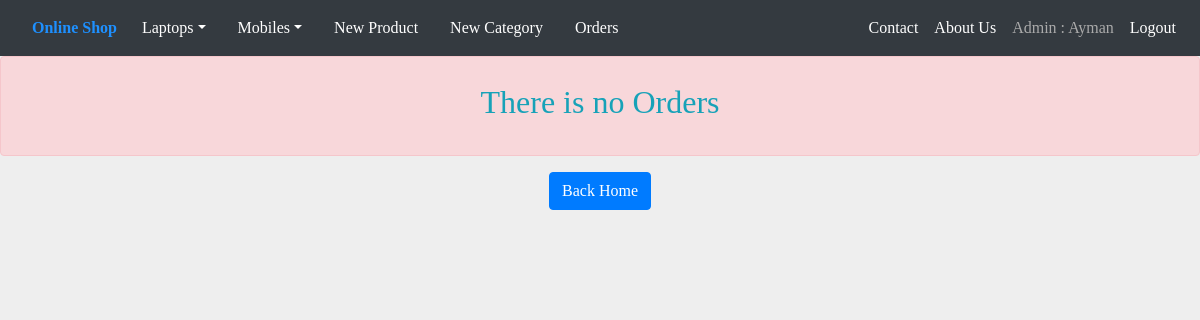
The page /orders.php (signed in) on the database as committed earlier.
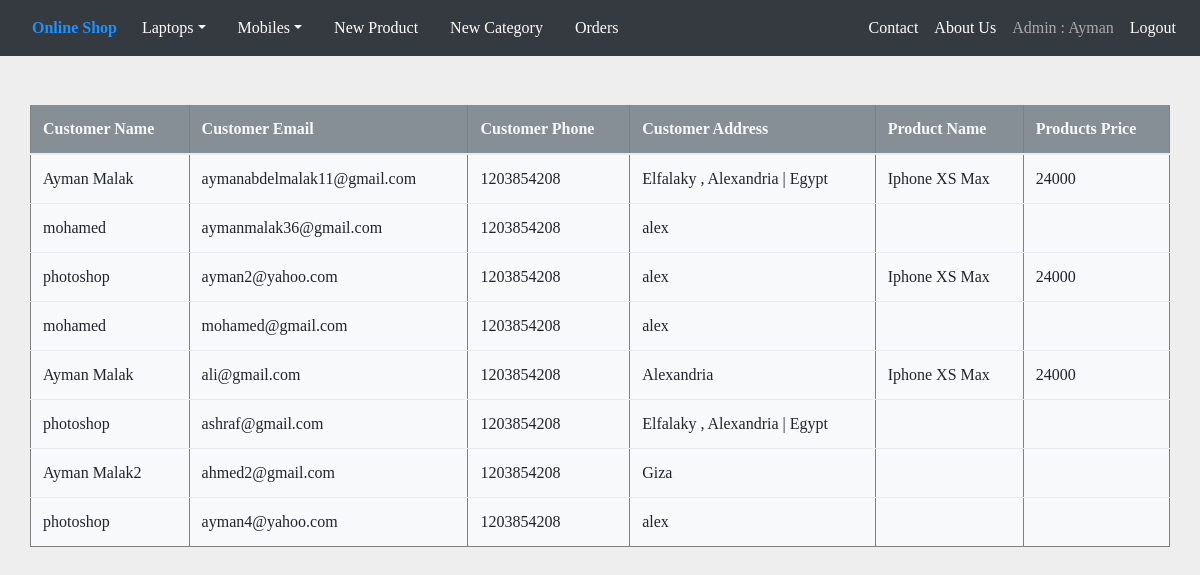
The same page on the database as committed later.
### tables this page shows
CREATE TABLE `orders` (
  `order_id` int(11) NOT NULL,
  `customerName` varchar(100) NOT NULL,
  `customerEmail` varchar(100) NOT NULL,
  `customerPhone` int(11) NOT NULL,
  `customerAddress` varchar(120) NOT NULL
);

CREATE TABLE `products` (
  `product_id` int(11) NOT NULL,
  `category_id` int(11) NOT NULL,
  `name` varchar(100) NOT NULL,
  `desc` text NOT NULL,
  `img` varchar(100) NOT NULL,
  `price` double NOT NULL,
  `quantity` int(11) NOT NULL,
  `created_at` datetime NOT NULL
);

### classes/Mysql.php (called while the page is built, shortened)
<?php
class Mysql
{
    public function connection()
    {
        $this->db_servername = 'localhost';
        $this->db_username = 'root';
        $this->db_password = '';
        $this->db_name = 'online_shop';
        return new mysqli($this->db_servername, $this->db_username, $this->db_password, $this->db_name);
    }
}

### classes/Order.php (called while the page is built, shortened)
<?php
require_once 'Mysql.php';
class Order extends Mysql
{
    public function getAll()
    {
        $query = "select * from orders";
        $result =  $this->connection()->query($query);
        $orders = [];
        if ($result->num_rows > 0) {
            while ($row = $result->fetch_assoc()) {
                array_push($orders, $row);
            }
        }
        return $orders;
    }
}

### classes/OrderDetails.php (called while the page is built, shortened)
<?php
require_once 'Mysql.php';
class OrderDetails extends Mysql
{
    public function getOne($id)
    {
        $query = "select * from orderdetails where id = '$id'";
        $result = $this->connection()->query($query);
        $orderdetail =  null;
        if ($result->num_rows == 1) {
            $orderdetail = $result->fetch_assoc();
        }
        return $orderdetail;
    }
}

### classes/Product.php (called while the page is built, shortened)
<?php
require_once 'Mysql.php';
class Product extends Mysql
{
    public function getOne($id)
    {
        $query = "select * from products where product_id = '$id'";
        $result = $this->connection()->query($query);
        $product =  null;
        if ($result->num_rows == 1) {
            $product = $result->fetch_assoc();
        }
        return $product;
    }
}

### orders.php (the view, shortened to what this page needs)
<?php
include 'inc/header.php';
if (isset($_SESSION['id'])) {
    include 'classes/Product.php';
    include 'classes/Order.php';
    include 'classes/OrderDetails.php';
    $ord = new Order;
    $orders = $ord->getAll();
    if ($orders == null) {
        echo "<div class='alert alert-danger text-center font-weight-bold text-info d-flex justify-content-center align-items-center' style='height:100px'> <h2>There is no Orders </h2></div>";
        echo "<div class='d-flex justify-content-center'><a class='text-center m-auto btn btn-primary' href='products.php'>Back Home </a></div>";
        die();
    }
    $prod = new Product;
    $ordDet = new OrderDetails;
?>
    <div class="container">
        <div class="row my-5">
            <table class="table" border="1">
                <thead class="bg-secondary text-light">
                    <tr>
                        <th>Customer Name</th>
                        <th>Customer Email</th>
                        <th>Customer Phone</th>
                        <th>Customer Address</th>
                        <th>Product Name</th>
                        <th>Products Price</th>
                    </tr>
                </thead>
                <tbody class="bg-light">
                    <?php foreach ($orders as $order) {
                        $orderDet = $ordDet->getOne($order['order_id']);
                        $product = $prod->getOne($orderDet['product_id']);
                    ?>
                        <tr>
                            <td scope="row"> <?= $order['customerName']  ?></td>
                            <td> <?= $order['customerEmail']  ?></td>
                            <td> <?= $order['customerPhone']  ?></td>
                            <td> <?= $order['customerAddress']  ?></td>
                            <td> <?= $product['name']  ?></td>
                            <td> <?= $product['price']  ?></td>
                        </tr>
                    <?php } ?>
                </tbody>
            </table>
        </div>
    </div>
    <?php include('inc/footer.php'); ?>
<?php } else {
    header('location:products.php');
} ?>

### inc/header.php (shortened to what this page needs)
<!DOCTYPE html>
<html lang="en">
<head>
  <link rel="stylesheet" href="https://cdnjs.cloudflare.com/ajax/libs/font-awesome/4.7.0/css/font-awesome.min.css">
  <link rel="stylesheet" href="css/bootstrap.min.css">
  <link href="https://unpkg.com/aos@2.3.1/dist/aos.css" rel="stylesheet">
  <link rel="stylesheet" href="css/index_style2.css">
</head>
<body>
  <nav class="navbar navbar-expand-lg navbar-dark bg-dark ">
    <a class="nav-link font-weight-bold" href="products.php">Online Shop </a>
    <div class="collapse navbar-collapse m-auto" id="navbarNav">
      <ul class="navbar-nav mr-auto row justify-content-center">
        <li id="drop1" class="dropdown nav-item pl-3 ">
          <a class="bg-transparent dropdown-toggle nav-link" id="dropdownMenuButton1" data-toggle="dropdown" aria-haspopup="true" aria-expanded="false">Laptops</a>
        </li>
        <li id="drop2" class="dropdown nav-item pl-3 ">
          <a class="bg-transparent dropdown-toggle nav-link" id="dropdownMenuButton2" data-toggle="dropdown" aria-haspopup="true" aria-expanded="false">Mobiles</a>
        </li>
        <?php if (isset($_SESSION['id'])) { ?>
          <li class="nav-item pl-3">
            <a class="nav-link" href="add.php">New Product</a>
          </li>
          <li class="nav-item pl-3">
            <a class="nav-link" href="addCat.php">New Category</a>
          </li>
          <li class="nav-item pl-3">
            <a class="nav-link" href="orders.php">Orders</a>
          </li>
        <?php } ?>
      </ul>
      <div class="navbar-nav ml-auto">
        <li class="nav-item">
          <a class="nav-link" href="contact.php">Contact</a>
        </li>
        <li class="nav-item">
          <a class="nav-link" href="aboutus.php">About Us</a>
        </li>
        <?php if (isset($_SESSION['id'])) { ?>
          <a class="nav-link disabled" disbaled href="#"> Admin : <?= $_SESSION['username'];  ?> </a>
          <a class="nav-link" href="handlers/handleLogout.php">Logout</a>
        <?php } ?>
      </div>
    </div>
  </nav>

### inc/footer.php (shortened to what this page needs)
</body>
</html>

### css/index_style2.css (style rules this page uses)
* { box-sizing: border-box; padding: 0; margin: 0; }

### inc/header.php (style rules this page uses)
* { box-sizing: border-box; padding: 0; margin: 0; }
body { font-family: Tahoma; background-color: #eee; }
a.nav-link { cursor: pointer; }
.nav-link.font-weight-bold { color: dodgerblue !important; }
.nav-link.disabled { color: #aaa !important; cursor: default; }
.nav-link { color: #fff !important; transition: .5s color ease; }

### orders.php (style rules this page uses)
.table { margin: 0; padding: 0; width: 100%; margin: auto; }

Rows that differ between the two databases and show on the page:
added orders: customerName "Ayman Malak", customerEmail "aymanabdelmalak11@gmail.com", customerPhone "1203854208", customerAddress "Elfalaky , Alexandria | Egypt", products.name "Iphone XS Max", products.price "24000"
added orders: customerName "mohamed", customerEmail "aymanmalak36@gmail.com", customerPhone "1203854208", customerAddress "alex"
added orders: customerName "photoshop", customerEmail "ayman2@yahoo.com", customerPhone "1203854208", customerAddress "alex", products.name "Iphone XS Max", products.price "24000"
added orders: customerName "mohamed", customerEmail "mohamed@gmail.com", customerPhone "1203854208", customerAddress "alex"
added orders: customerName "Ayman Malak", customerEmail "ali@gmail.com", customerPhone "1203854208", customerAddress "Alexandria", products.name "Iphone XS Max", products.price "24000"
added orders: customerName "photoshop", customerEmail "ashraf@gmail.com", customerPhone "1203854208", customerAddress "Elfalaky , Alexandria | Egypt"
added orders: customerName "Ayman Malak2", customerEmail "ahmed2@gmail.com", customerPhone "1203854208", customerAddress "Giza"
added orders: customerName "photoshop", customerEmail "ayman4@yahoo.com", customerPhone "1203854208", customerAddress "alex"
Other text that changed with them:
text no longer shown: "There is no Orders Back Home"
text now shown: "Customer Name Customer Email Customer Phone Customer Address Product Name Products Price"
